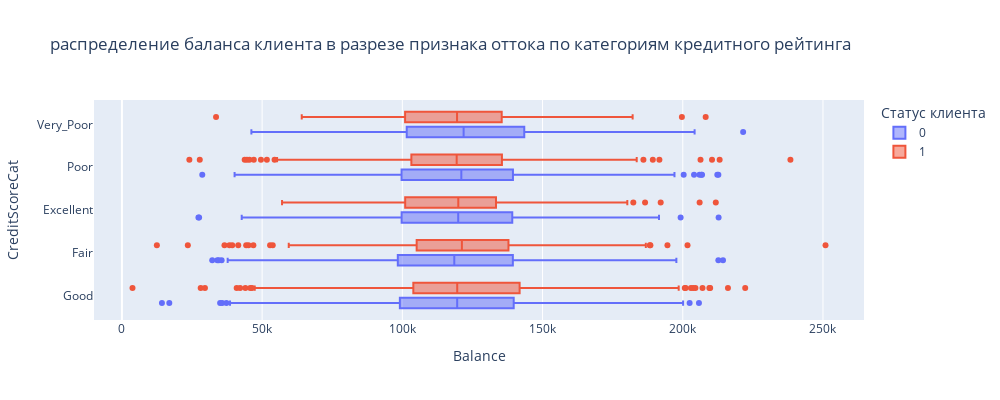

Notebook cell for this chart:
### Code cell
px.box(money_df, x='Balance', color='Exited', y='CreditScoreCat', orientation='h',
       width=1000, height=400, labels={'Exited':'Статус клиента'},
       title='распределение баланса клиента в разрезе признака оттока по категориям кредитного рейтинга')

### Figure 1 — Plotly figure (JSON) as saved in the notebook; plotly's stock layout.template omitted (floating-point values rounded to 4 significant figures; data arrays with more than 128 entries replaced by an {"elided": "..."} marker saying what was removed)
{"data": [{"alignmentgroup": "True", "hovertemplate": "Статус клиента=0<br>Balance=%{x}<br>CreditScoreCat=%{y}<extra></extra>", "legendgroup": "0", "marker": {"color": "#636efa"}, "name": "0", "notched": false, "offsetgroup": "0", "orientation": "h", "showlegend": true, "type": "box", "x": {"elided": "4846 float values"}, "x0": " ", "xaxis": "x", "y": {"elided": "4846 str values"}, "y0": " ", "yaxis": "y"}, {"alignmentgroup": "True", "hovertemplate": "Статус клиента=1<br>Balance=%{x}<br>CreditScoreCat=%{y}<extra></extra>", "legendgroup": "1", "marker": {"color": "#EF553B"}, "name": "1", "notched": false, "offsetgroup": "1", "orientation": "h", "showlegend": true, "type": "box", "x": {"elided": "1537 float values"}, "x0": " ", "xaxis": "x", "y": {"elided": "1537 str values"}, "y0": " ", "yaxis": "y"}], "layout": {"boxmode": "group", "height": 400, "legend": {"title": {"text": "Статус клиента"}, "tracegroupgap": 0}, "title": {"text": "распределение баланса клиента в разрезе признака оттока по категориям кредитного рейтинга"}, "width": 1000, "xaxis": {"anchor": "y", "domain": [0, 1], "title": {"text": "Balance"}}, "yaxis": {"anchor": "x", "domain": [0, 1], "title": {"text": "CreditScoreCat"}}}}
